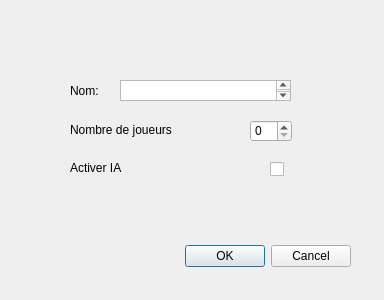
<?xml version="1.0" encoding="UTF-8"?>
<ui version="4.0">
 <class>game_setting</class>
 <widget class="QDialog" name="game_setting">
  <property name="geometry">
   <rect>
    <x>0</x>
    <y>0</y>
    <width>384</width>
    <height>300</height>
   </rect>
  </property>
  <property name="windowTitle">
   <string>Dialog</string>
  </property>
  <widget class="QDialogButtonBox" name="buttonBox">
   <property name="geometry">
    <rect>
     <x>10</x>
     <y>240</y>
     <width>341</width>
     <height>32</height>
    </rect>
   </property>
   <property name="orientation">
    <enum>Qt::Horizontal</enum>
   </property>
   <property name="standardButtons">
    <set>QDialogButtonBox::Cancel|QDialogButtonBox::Ok</set>
   </property>
  </widget>
  <widget class="QLabel" name="label">
   <property name="geometry">
    <rect>
     <x>70</x>
     <y>80</y>
     <width>51</width>
     <height>21</height>
    </rect>
   </property>
   <property name="text">
    <string>Nom:</string>
   </property>
  </widget>
  <widget class="QTextEdit" name="username">
   <property name="geometry">
    <rect>
     <x>120</x>
     <y>80</y>
     <width>171</width>
     <height>21</height>
    </rect>
   </property>
  </widget>
  <widget class="QLabel" name="label_2">
   <property name="geometry">
    <rect>
     <x>70</x>
     <y>120</y>
     <width>111</width>
     <height>20</height>
    </rect>
   </property>
   <property name="text">
    <string>Nombre de joueurs</string>
   </property>
  </widget>
  <widget class="QSpinBox" name="nb_jouers">
   <property name="geometry">
    <rect>
     <x>250</x>
     <y>120</y>
     <width>42</width>
     <height>22</height>
    </rect>
   </property>
   <property name="maximum">
    <number>4</number>
   </property>
  </widget>
  <widget class="QLabel" name="label_3">
   <property name="geometry">
    <rect>
     <x>70</x>
     <y>160</y>
     <width>91</width>
     <height>16</height>
    </rect>
   </property>
   <property name="text">
    <string>Activer IA</string>
   </property>
  </widget>
  <widget class="QCheckBox" name="AI_checkBox">
   <property name="geometry">
    <rect>
     <x>270</x>
     <y>160</y>
     <width>73</width>
     <height>18</height>
    </rect>
   </property>
   <property name="text">
    <string/>
   </property>
  </widget>
 </widget>
 <resources/>
 <connections>
  <connection>
   <sender>buttonBox</sender>
   <signal>accepted()</signal>
   <receiver>game_setting</receiver>
   <slot>accept()</slot>
   <hints>
    <hint type="sourcelabel">
     <x>248</x>
     <y>254</y>
    </hint>
    <hint type="destinationlabel">
     <x>157</x>
     <y>274</y>
    </hint>
   </hints>
  </connection>
  <connection>
   <sender>buttonBox</sender>
   <signal>rejected()</signal>
   <receiver>game_setting</receiver>
   <slot>reject()</slot>
   <hints>
    <hint type="sourcelabel">
     <x>316</x>
     <y>260</y>
    </hint>
    <hint type="destinationlabel">
     <x>286</x>
     <y>274</y>
    </hint>
   </hints>
  </connection>
  <connection>
   <sender>buttonBox</sender>
   <signal>clicked(QAbstractButton*)</signal>
   <receiver>game_setting</receiver>
   <slot>accept()</slot>
   <hints>
    <hint type="sourcelabel">
     <x>264</x>
     <y>262</y>
    </hint>
    <hint type="destinationlabel">
     <x>190</x>
     <y>130</y>
    </hint>
   </hints>
  </connection>
 </connections>
</ui>
